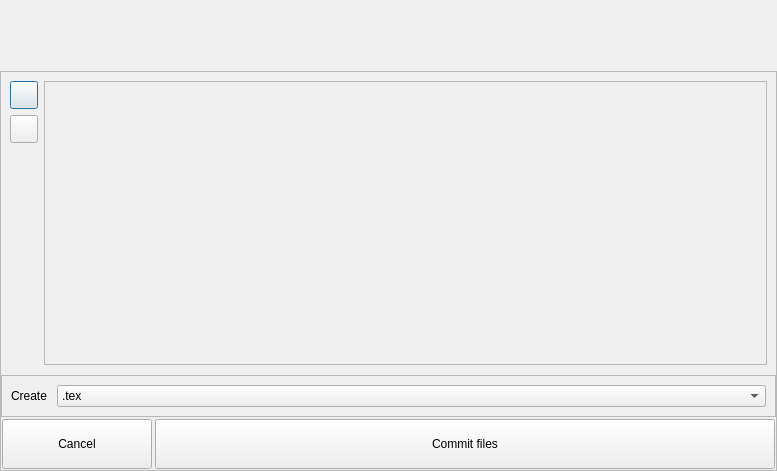
<?xml version="1.0" encoding="UTF-8"?>
<ui version="4.0">
 <class>Dialog</class>
 <widget class="QDialog" name="Dialog">
  <property name="geometry">
   <rect>
    <x>0</x>
    <y>0</y>
    <width>777</width>
    <height>471</height>
   </rect>
  </property>
  <property name="windowTitle">
   <string>Dialog</string>
  </property>
  <layout class="QVBoxLayout" name="verticalLayout_2">
   <property name="leftMargin">
    <number>0</number>
   </property>
   <property name="topMargin">
    <number>0</number>
   </property>
   <property name="rightMargin">
    <number>0</number>
   </property>
   <property name="bottomMargin">
    <number>0</number>
   </property>
   <item>
    <layout class="QVBoxLayout" name="verticalLayout">
     <property name="spacing">
      <number>1</number>
     </property>
     <item>
      <widget class="QWidget" name="Infos_frame" native="true">
       <layout class="QHBoxLayout" name="horizontalLayout_2">
        <property name="leftMargin">
         <number>10</number>
        </property>
        <property name="topMargin">
         <number>10</number>
        </property>
        <property name="rightMargin">
         <number>10</number>
        </property>
        <property name="bottomMargin">
         <number>10</number>
        </property>
        <item>
         <widget class="QLabel" name="manual_export_image_label">
          <property name="minimumSize">
           <size>
            <width>50</width>
            <height>50</height>
           </size>
          </property>
          <property name="maximumSize">
           <size>
            <width>50</width>
            <height>50</height>
           </size>
          </property>
          <property name="text">
           <string/>
          </property>
         </widget>
        </item>
        <item>
         <widget class="QLabel" name="manual_export_asset_name_label">
          <property name="text">
           <string/>
          </property>
         </widget>
        </item>
       </layout>
      </widget>
     </item>
     <item>
      <layout class="QHBoxLayout" name="horizontalLayout_3">
       <item>
        <widget class="QFrame" name="manual_export_main_frame">
         <property name="frameShape">
          <enum>QFrame::StyledPanel</enum>
         </property>
         <property name="frameShadow">
          <enum>QFrame::Raised</enum>
         </property>
         <layout class="QVBoxLayout" name="verticalLayout_3">
          <property name="spacing">
           <number>1</number>
          </property>
          <property name="leftMargin">
           <number>0</number>
          </property>
          <property name="topMargin">
           <number>0</number>
          </property>
          <property name="rightMargin">
           <number>0</number>
          </property>
          <property name="bottomMargin">
           <number>0</number>
          </property>
          <item>
           <widget class="QFrame" name="">
            <layout class="QHBoxLayout" name="horizontalLayout_4">
             <item>
              <layout class="QVBoxLayout" name="verticalLayout_4">
               <item>
                <widget class="QPushButton" name="folder_pushButton">
                 <property name="minimumSize">
                  <size>
                   <width>28</width>
                   <height>28</height>
                  </size>
                 </property>
                 <property name="maximumSize">
                  <size>
                   <width>28</width>
                   <height>28</height>
                  </size>
                 </property>
                 <property name="text">
                  <string/>
                 </property>
                </widget>
               </item>
               <item>
                <widget class="QPushButton" name="clear_pushButton">
                 <property name="minimumSize">
                  <size>
                   <width>28</width>
                   <height>28</height>
                  </size>
                 </property>
                 <property name="maximumSize">
                  <size>
                   <width>28</width>
                   <height>28</height>
                  </size>
                 </property>
                 <property name="text">
                  <string/>
                 </property>
                 <property name="iconSize">
                  <size>
                   <width>25</width>
                   <height>25</height>
                  </size>
                 </property>
                </widget>
               </item>
               <item>
                <spacer name="verticalSpacer_2">
                 <property name="orientation">
                  <enum>Qt::Vertical</enum>
                 </property>
                 <property name="sizeHint" stdset="0">
                  <size>
                   <width>20</width>
                   <height>40</height>
                  </size>
                 </property>
                </spacer>
               </item>
              </layout>
             </item>
             <item>
              <widget class="QFrame" name="manual_export_main_frame_2">
               <property name="frameShape">
                <enum>QFrame::StyledPanel</enum>
               </property>
               <property name="frameShadow">
                <enum>QFrame::Raised</enum>
               </property>
               <layout class="QHBoxLayout" name="horizontalLayout_5">
                <property name="leftMargin">
                 <number>0</number>
                </property>
                <property name="topMargin">
                 <number>0</number>
                </property>
                <property name="rightMargin">
                 <number>0</number>
                </property>
                <property name="bottomMargin">
                 <number>0</number>
                </property>
               </layout>
              </widget>
             </item>
            </layout>
           </widget>
          </item>
          <item>
           <widget class="QFrame" name="texture_tex_check_frame">
            <property name="frameShape">
             <enum>QFrame::StyledPanel</enum>
            </property>
            <property name="frameShadow">
             <enum>QFrame::Raised</enum>
            </property>
            <layout class="QHBoxLayout" name="horizontalLayout_6">
             <item>
              <widget class="QLabel" name="label">
               <property name="sizePolicy">
                <sizepolicy hsizetype="Fixed" vsizetype="Preferred">
                 <horstretch>0</horstretch>
                 <verstretch>0</verstretch>
                </sizepolicy>
               </property>
               <property name="text">
                <string>Create </string>
               </property>
              </widget>
             </item>
             <item>
              <widget class="QComboBox" name="create_tex_comboBox">
               <item>
                <property name="text">
                 <string>.tex</string>
                </property>
               </item>
               <item>
                <property name="text">
                 <string>.tx</string>
                </property>
               </item>
               <item>
                <property name="text">
                 <string>Nothing</string>
                </property>
               </item>
              </widget>
             </item>
            </layout>
           </widget>
          </item>
          <item>
           <widget class="QFrame" name="">
            <layout class="QHBoxLayout" name="horizontalLayout">
             <property name="spacing">
              <number>3</number>
             </property>
             <property name="leftMargin">
              <number>1</number>
             </property>
             <property name="topMargin">
              <number>1</number>
             </property>
             <property name="rightMargin">
              <number>1</number>
             </property>
             <property name="bottomMargin">
              <number>1</number>
             </property>
             <item>
              <widget class="QPushButton" name="cancel_pushButton">
               <property name="minimumSize">
                <size>
                 <width>150</width>
                 <height>50</height>
                </size>
               </property>
               <property name="maximumSize">
                <size>
                 <width>150</width>
                 <height>50</height>
                </size>
               </property>
               <property name="text">
                <string>Cancel</string>
               </property>
              </widget>
             </item>
             <item>
              <widget class="QPushButton" name="manual_export_pushButton">
               <property name="minimumSize">
                <size>
                 <width>100</width>
                 <height>50</height>
                </size>
               </property>
               <property name="maximumSize">
                <size>
                 <width>16777215</width>
                 <height>50</height>
                </size>
               </property>
               <property name="text">
                <string>Commit files</string>
               </property>
              </widget>
             </item>
            </layout>
           </widget>
          </item>
         </layout>
        </widget>
       </item>
      </layout>
     </item>
    </layout>
   </item>
  </layout>
 </widget>
 <resources/>
 <connections/>
</ui>
